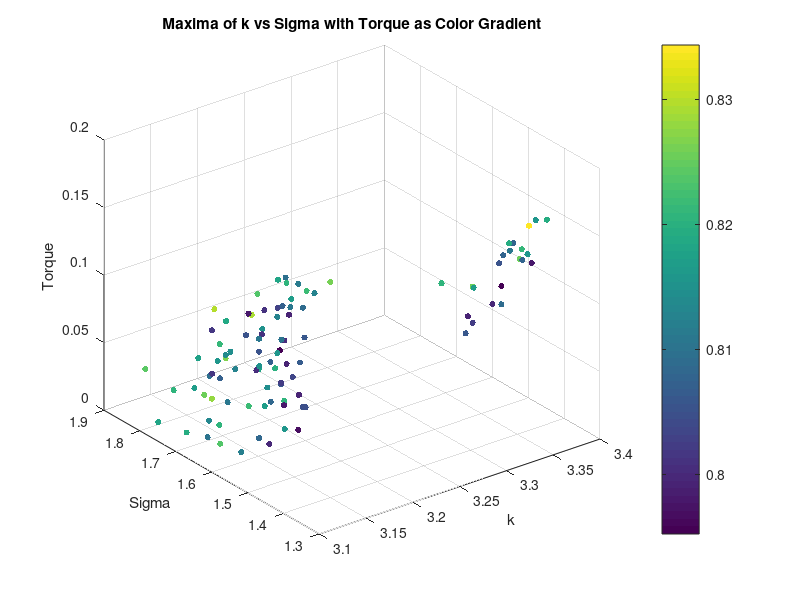
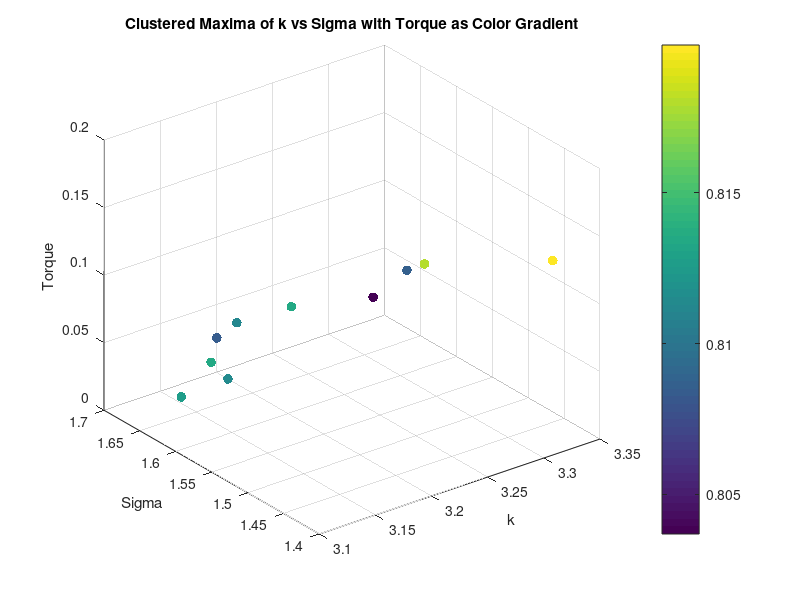
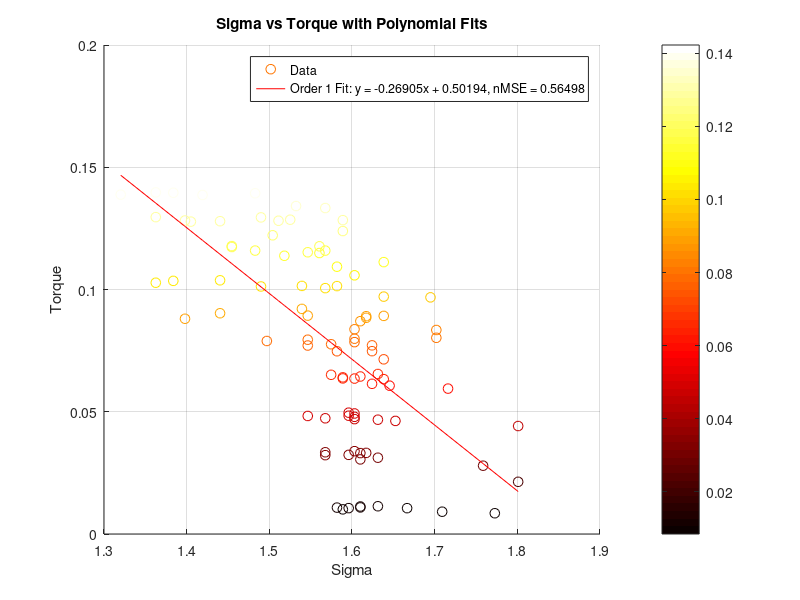
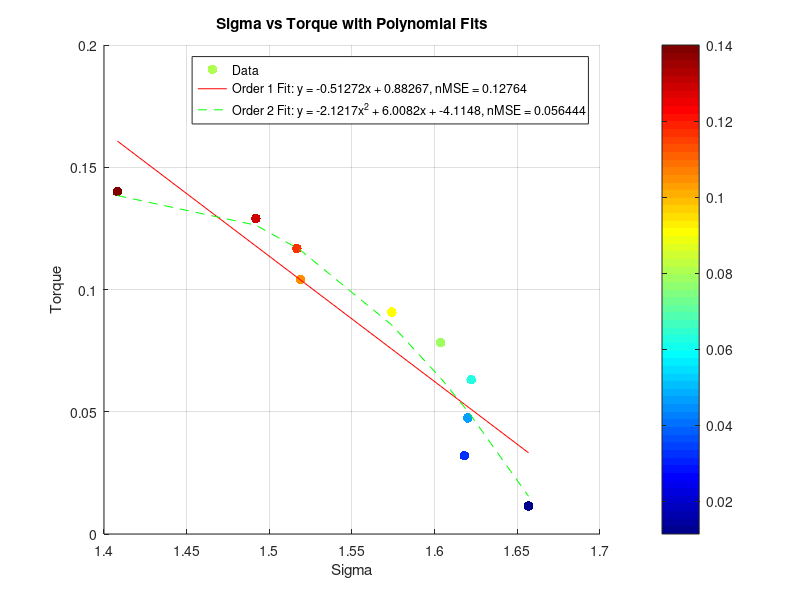

These figures' MATLAB source, in order:
clear all;
close all;


%% Torque Analysis
load('maxima_data.mat');
scatter3(maxima_k, maxima_sigma, torque_values, 20, maxima_corr, 'filled');
xlabel('k');
ylabel('Sigma');
zlabel('Torque');
title('Maxima of k vs Sigma with Torque as Color Gradient');
colorbar;
grid on;
% K means clustering of torque into 10 clusters, taking mean of each cluster k, sigma and corr too
[cluster_idx, cluster_centers] = kmeans(torque_values', 10);
% Take the mean of each cluster
torque_means = zeros(10, 1);
sigma_means = zeros(10, 1);
k_means = zeros(10, 1);
corr_means = zeros(10, 1);
for i = 1:10
    torque_means(i) = mean(torque_values(cluster_idx == i));
    sigma_means(i) = mean(maxima_sigma(cluster_idx == i));
    k_means(i) = mean(maxima_k(cluster_idx == i));
    corr_means(i) = mean(maxima_corr(cluster_idx == i));
end
% Plot the clusters
figure;
scatter3(k_means, sigma_means, torque_means, 50, corr_means, 'filled');
xlabel('k');
ylabel('Sigma');
zlabel('Torque');
title('Clustered Maxima of k vs Sigma with Torque as Color Gradient');
colorbar;
grid on;
% Ensure data is sorted for polyfit
[sigma_sorted, sort_idx] = sort(maxima_sigma);
torque_sorted = torque_values(sort_idx);
% Display correlation between torque and sigma
disp('Correlation between Torque and Sigma:');
disp(corr(torque_sorted', sigma_sorted'));
% Display correlation between torque and sigma^2
disp('Correlation between Torque and Sigma^2:');
disp(corr(torque_sorted', sigma_sorted'.^2));
% Polyfit for sigma vs torque (order 1 and 2)
p1_sigma = polyfit(sigma_sorted, torque_sorted, 1);
% Calculate fitted values and normalized MSE for sigma vs torque
fitted_torque_p1_sigma = polyval(p1_sigma, sigma_sorted);
mse_p1_sigma = mean((torque_sorted - fitted_torque_p1_sigma).^2);
nmse_p1_sigma = mse_p1_sigma / var(torque_sorted);
% Display results for sigma vs torque
disp('Sigma vs Torque:');
disp(['Order 1 nMSE: ', num2str(nmse_p1_sigma)]);
%display correlation between torque and sigma
% Plot for sigma vs torque with polynomial fits (first instance)
figure;
scatter(sigma_sorted, torque_sorted, 50, torque_sorted,'DisplayName', 'Data');
% Create a custom colormap based on jet, excluding yellow/light orange
cmap = jet(256); % Get the jet colormap with 256 colors
cmap = cmap([1:140,180:256], :); % Keep only the first 200 colors, removing the yellow/light orange range
colormap(hot); % Apply the custom colormap
colorbar; % Add a colorbar to indicate the mapping of color to torque_sorted values
hold on;
plot(sigma_sorted, fitted_torque_p1_sigma, '-r', 'DisplayName', ...
    ['Order 1 Fit: y = ', num2str(p1_sigma(1)), 'x + ', num2str(p1_sigma(2)), ...
    ', nMSE = ', num2str(nmse_p1_sigma)]);
xlabel('Sigma');
ylabel('Torque');
title('Sigma vs Torque with Polynomial Fits');
legend('show');
grid on;
% Ensure data is sorted for polyfit
[sigma_sorted, sort_idx] = sort(sigma_means);
torque_sorted = torque_means(sort_idx);
%Display correlation between torque and sigma
disp('Correlation between Torque and Sigma:');
disp(corr(torque_sorted, sigma_sorted));
%Display correlation between torque and sigma^2
disp('Correlation between Torque and Sigma^2:');
disp(corr(torque_sorted, sigma_sorted.^2));
% Polyfit for sigma vs torque (order 1 and 2)
p1_sigma = polyfit(sigma_sorted, torque_sorted, 1);
p2_sigma = polyfit(sigma_sorted, torque_sorted, 2);
% Calculate zitted values and normalized MSE for sigma vs torque
fitted_torque_p1_sigma = polyval(p1_sigma, sigma_sorted);
fitted_torque_p2_sigma = polyval(p2_sigma, sigma_sorted);
mse_p1_sigma = mean((torque_sorted - fitted_torque_p1_sigma).^2);
mse_p2_sigma = mean((torque_sorted - fitted_torque_p2_sigma).^2);
nmse_p1_sigma = mse_p1_sigma / var(torque_sorted);
nmse_p2_sigma = mse_p2_sigma / var(torque_sorted);
% Display results for sigma vs torque
disp('Sigma vs Torque:');
disp(['Order 1 nMSE: ', num2str(nmse_p1_sigma)]);
disp(['Order 2 nMSE: ', num2str(nmse_p2_sigma)]);
% Plot for sigma vs torque with polynomial fits (second instance)
figure;
scatter(sigma_sorted, torque_sorted, 50, torque_sorted, 'filled', 'DisplayName', 'Data');
colormap(jet); % High contrast colormap suitable for white background
colorbar; % Add a colorbar to indicate the mapping of color to torque_sorted values
hold on;
plot(sigma_sorted, fitted_torque_p1_sigma, '-r', 'DisplayName', ...
    ['Order 1 Fit: y = ', num2str(p1_sigma(1)), 'x + ', num2str(p1_sigma(2)), ...
    ', nMSE = ', num2str(nmse_p1_sigma)]);
plot(sigma_sorted, fitted_torque_p2_sigma, '--g', 'DisplayName', ...
    ['Order 2 Fit: y = ', num2str(p2_sigma(1)), 'x^2 + ', num2str(p2_sigma(2)), ...
    'x + ', num2str(p2_sigma(3)), ', nMSE = ', num2str(nmse_p2_sigma)]);
xlabel('Sigma');
ylabel('Torque');
title('Sigma vs Torque with Polynomial Fits');
legend('show');
grid on;

%% Diameter Analysis
% Saved as diameter_value, k_values(max_k_idx), sigma_values(max_sigma_idx), max_val
load('maxima_data_Diam.mat');

figure;
scatter3(maxima_matrix(:, 2), maxima_matrix(:, 3), maxima_matrix(:, 1), 50, maxima_matrix(:, 1), 'filled'); 
xlabel('k');
ylabel('Sigma');
zlabel('Diameter');
title('Maxima of k vs Sigma with Diameter as Color Gradient');
colorbar;
grid on;

% K vs d
% Ensure data is sorted for polyfit
[k_sorted, sort_idx] = sort(maxima_matrix(:, 2));
d_sorted = maxima_matrix(sort_idx, 1);
% Display correlation between d and k
disp('Correlation between Diameter and k:');
disp(corr(d_sorted, k_sorted));

%plot for k vs diam with polynomial fits
figure;
scatter(k_sorted, d_sorted, 50, d_sorted, 'filled', 'DisplayName', 'Data');
colormap(jet); % High contrast colormap suitable for white background
colorbar; % Add a colorbar to indicate the mapping of color to d_sorted values

hold on;
p1_k = polyfit(k_sorted, d_sorted, 1);
fitted_d_p1_k = polyval(p1_k, k_sorted);
mse_p1_k = mean((d_sorted - fitted_d_p1_k).^2);
nmse_p1_k = mse_p1_k / var(d_sorted);
disp('Diameter vs k:');
disp(['Order 1 nMSE: ', num2str(nmse_p1_k)]);
plot(k_sorted, fitted_d_p1_k, '-r', 'DisplayName', ...
    ['Order 1 Fit: y = ', num2str(p1_k(1)), 'x + ', num2str(p1_k(2)), ...
    ', nMSE = ', num2str(nmse_p1_k)]);
xlabel('k');
ylabel('Diameter');
title('k vs Diameter with Polynomial Fits');
legend('show');
